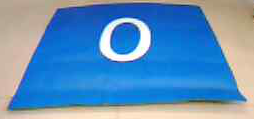
#> input picture data_New/0.png, 254 x 119 px
$ python New_Correct_trapezium_distortion.py   (older library calls are emulated)
#> lines starting #> are read from the running program, lines starting #| are printed output that depends on the picture; after the words box and inside, x2 and y2 are one past the last pixel; in counts of white or black regions, pixels touching at a corner belong together

"""
@ Trapezium
@ aim to Correction the  trapezitium distortion
@ ZZY 20180320

"""
import cv2
import numpy as np
import sys
import os
import pdb
import glob as gb


def main (argv):
    #Load Image in form of Grayscale
    filename = argv[0] if len(argv) > 0 else "../data/data_New/0.png"
##    print (filename)
##    locationname = "../data/New_correct/0.png"

    file = gb.glob("../data/data_New//*")

    for path in file:


    #pdb.set_trace()

        Img_gray = cv2.imread(path,cv2.IMREAD_GRAYSCALE)
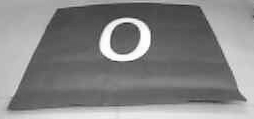
#> Img_gray: shape (119, 254); min 38, max 255, mean 134.3

        if Img_gray is None :
            print("There is an error in Loading files!")
            return -1
        cv2.imshow("Img_gray",Img_gray)


        #base paraments of original picure
        img_collon,img_row = Img_gray.shape
#> img_collon = 119; img_row = 254


        ##[binarize should be after correction]
        #Binarize the picture
        ret,img_bin = cv2.threshold(Img_gray,150,255,0)  #threshold is uncertained
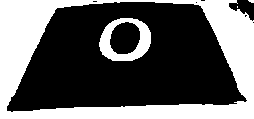
#> img_bin: shape (119, 254); 37.6% white; 4 white regions (2 under 20 px), largest, box (x1, y1, x2, y2) and area: (0, 0, 254, 119) 10305, (99, 18, 151, 61) 1050
        cv2.imshow('img_bin',img_bin)
        ##[binarize is done!]


    ##    [Correct the trapezitium distortion]
        src_dis = np.array( [ [0,0],[0,0],[0,0],[0,0] ],dtype = np.float32)
        des_dis = np.array( [ [0,0],[0,0],[0,0],[0,0] ],dtype = np.float32)
        src_dis[1,0] = img_row-1
        src_dis[2,1] = img_collon-1
        src_dis[3,0] = img_row-1
        src_dis[3,1] = img_collon-1

        des_dis[1,0] = img_row
        des_dis[2,0] = img_row*0.18
        des_dis[2,1] = img_collon
        des_dis[3,0] = img_row*0.8
        des_dis[3,1] = img_collon

        warp_mat = cv2.getPerspectiveTransform(src_dis,des_dis)

        #pdb.set_trace()

        img_des = cv2.warpPerspective(img_bin,warp_mat,(img_collon*2,img_collon),borderValue = 255)
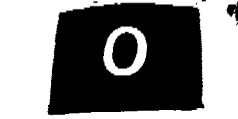
#> img_des: shape (119, 238); min 0, max 255, mean 121.6

        #show results
        cv2.imshow("img_des",img_des)


    ##    [save correct iamge]
        loc = "../data/New_correct/"+path[17:]
        cv2.imwrite(loc,img_des)
#> pass 2 of the loop in main, `for path in file:`:
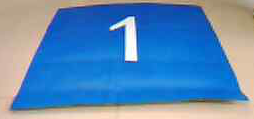
#> input picture data_New/1.png, 254 x 119 px
#> in main, `ret,img_bin = cv2.threshold(Img_gray,150,255,0)`:
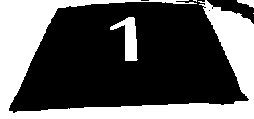
#> img_bin: shape (119, 254); 35.3% white; 5 white regions (2 under 20 px), largest, box (x1, y1, x2, y2) and area: (0, 0, 254, 119) 10033, (110, 17, 138, 61) 564, (237, 0, 254, 8) 80
#> in main, `img_des = cv2.warpPerspective(img_bin,warp_mat,(img_collon*2,img_collo..`:
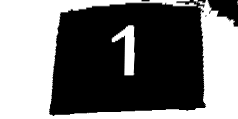
#> img_des: shape (119, 238); min 0, max 255, mean 114
#> pass 3 of the loop in main, `for path in file:`:
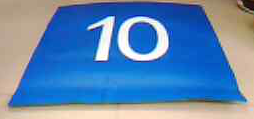
#> input picture data_New/10.png, 254 x 119 px
#> in main, `ret,img_bin = cv2.threshold(Img_gray,150,255,0)`:
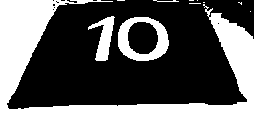
#> img_bin: shape (119, 254); 36.2% white; 11 white regions (7 under 20 px), largest, box (x1, y1, x2, y2) and area: (0, 0, 254, 119) 9263, (118, 17, 169, 61) 1056, (88, 16, 115, 61) 551, (153, 0, 179, 2) 29
#> in main, `img_des = cv2.warpPerspective(img_bin,warp_mat,(img_collon*2,img_collo..`:
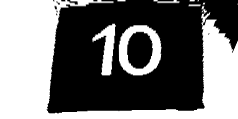
#> img_des: shape (119, 238); min 0, max 255, mean 112.7


# [30 lines of commented-out code are left out]


if __name__ == "__main__":
    main(sys.argv[1:])
